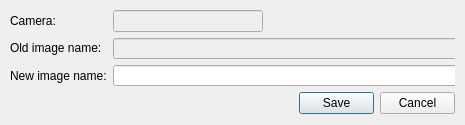
<?xml version="1.0" encoding="UTF-8"?>
<ui version="4.0">
 <class>ChangeDialog</class>
 <widget class="QDialog" name="ChangeDialog">
  <property name="geometry">
   <rect>
    <x>0</x>
    <y>0</y>
    <width>465</width>
    <height>125</height>
   </rect>
  </property>
  <property name="sizePolicy">
   <sizepolicy hsizetype="Fixed" vsizetype="Preferred">
    <horstretch>0</horstretch>
    <verstretch>0</verstretch>
   </sizepolicy>
  </property>
  <property name="minimumSize">
   <size>
    <width>465</width>
    <height>125</height>
   </size>
  </property>
  <property name="maximumSize">
   <size>
    <width>465</width>
    <height>125</height>
   </size>
  </property>
  <property name="windowTitle">
   <string>Change image name...</string>
  </property>
  <widget class="QDialogButtonBox" name="buttonBox">
   <property name="geometry">
    <rect>
     <x>299</x>
     <y>92</y>
     <width>156</width>
     <height>23</height>
    </rect>
   </property>
   <property name="orientation">
    <enum>Qt::Horizontal</enum>
   </property>
   <property name="standardButtons">
    <set>QDialogButtonBox::Cancel|QDialogButtonBox::Save</set>
   </property>
  </widget>
  <widget class="QWidget" name="">
   <property name="geometry">
    <rect>
     <x>10</x>
     <y>10</y>
     <width>445</width>
     <height>76</height>
    </rect>
   </property>
   <layout class="QGridLayout" name="gridLayout">
    <item row="0" column="0">
     <widget class="QLabel" name="label_3">
      <property name="text">
       <string>Camera:</string>
      </property>
     </widget>
    </item>
    <item row="0" column="1" rowspan="3">
     <layout class="QVBoxLayout" name="verticalLayout">
      <item>
       <widget class="QLineEdit" name="line_cam_id">
        <property name="enabled">
         <bool>false</bool>
        </property>
        <property name="sizePolicy">
         <sizepolicy hsizetype="Fixed" vsizetype="Fixed">
          <horstretch>0</horstretch>
          <verstretch>0</verstretch>
         </sizepolicy>
        </property>
        <property name="minimumSize">
         <size>
          <width>150</width>
          <height>0</height>
         </size>
        </property>
        <property name="maximumSize">
         <size>
          <width>100</width>
          <height>16777215</height>
         </size>
        </property>
        <property name="readOnly">
         <bool>true</bool>
        </property>
       </widget>
      </item>
      <item>
       <widget class="QLineEdit" name="line_old">
        <property name="enabled">
         <bool>false</bool>
        </property>
        <property name="sizePolicy">
         <sizepolicy hsizetype="Expanding" vsizetype="Fixed">
          <horstretch>0</horstretch>
          <verstretch>0</verstretch>
         </sizepolicy>
        </property>
        <property name="minimumSize">
         <size>
          <width>350</width>
          <height>20</height>
         </size>
        </property>
        <property name="maximumSize">
         <size>
          <width>350</width>
          <height>16777215</height>
         </size>
        </property>
        <property name="readOnly">
         <bool>true</bool>
        </property>
       </widget>
      </item>
      <item>
       <widget class="QLineEdit" name="line_new">
        <property name="minimumSize">
         <size>
          <width>350</width>
          <height>20</height>
         </size>
        </property>
        <property name="maximumSize">
         <size>
          <width>350</width>
          <height>300</height>
         </size>
        </property>
       </widget>
      </item>
     </layout>
    </item>
    <item row="1" column="0">
     <widget class="QLabel" name="label">
      <property name="text">
       <string>Old image name:</string>
      </property>
     </widget>
    </item>
    <item row="2" column="0">
     <widget class="QLabel" name="label_2">
      <property name="sizePolicy">
       <sizepolicy hsizetype="Fixed" vsizetype="Preferred">
        <horstretch>0</horstretch>
        <verstretch>0</verstretch>
       </sizepolicy>
      </property>
      <property name="maximumSize">
       <size>
        <width>100</width>
        <height>16777215</height>
       </size>
      </property>
      <property name="text">
       <string>New image name:</string>
      </property>
     </widget>
    </item>
   </layout>
  </widget>
 </widget>
 <resources/>
 <connections>
  <connection>
   <sender>buttonBox</sender>
   <signal>accepted()</signal>
   <receiver>ChangeDialog</receiver>
   <slot>accept()</slot>
   <hints>
    <hint type="sourcelabel">
     <x>248</x>
     <y>254</y>
    </hint>
    <hint type="destinationlabel">
     <x>157</x>
     <y>274</y>
    </hint>
   </hints>
  </connection>
  <connection>
   <sender>buttonBox</sender>
   <signal>rejected()</signal>
   <receiver>ChangeDialog</receiver>
   <slot>reject()</slot>
   <hints>
    <hint type="sourcelabel">
     <x>316</x>
     <y>260</y>
    </hint>
    <hint type="destinationlabel">
     <x>286</x>
     <y>274</y>
    </hint>
   </hints>
  </connection>
 </connections>
</ui>
